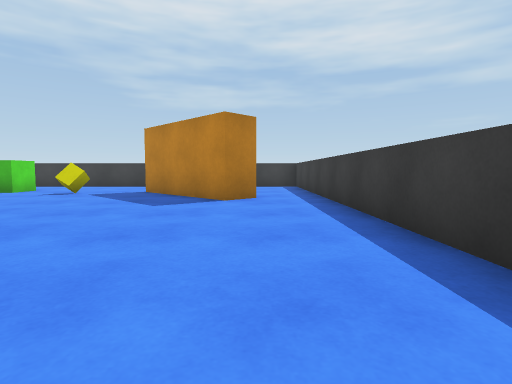
view 1 (above)

18 first-person views from a walk through a 3-D level made in the Unity game engine. The camera is 0.68 m above the floor, tilts 4° down and sees 80° across. The floor is counted in squares, 1 m on a side. Each view is taken from the middle of a square. On the plan, view 1 faces up. The plan holds only what a view shows up to about 10 squares ahead; the rest is blank. The player is left out.

view 2
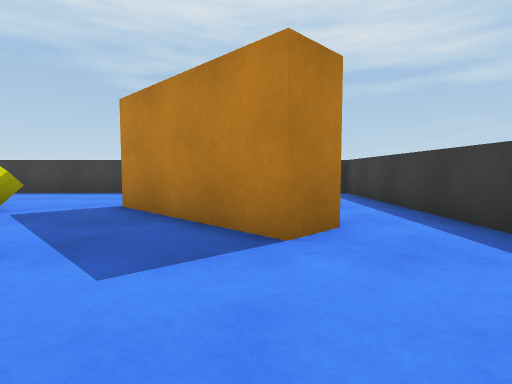

view 3
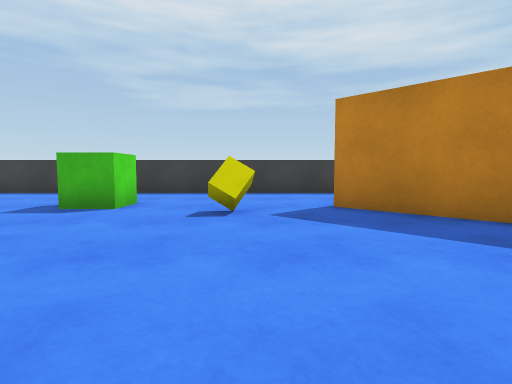

view 4
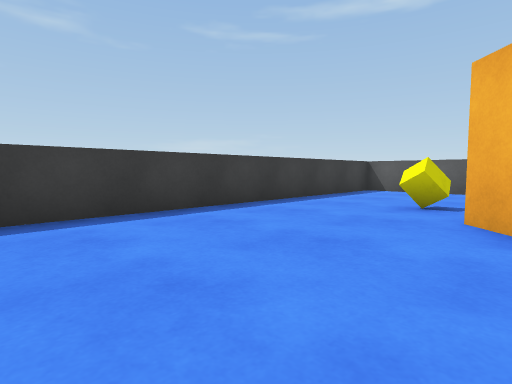

view 5
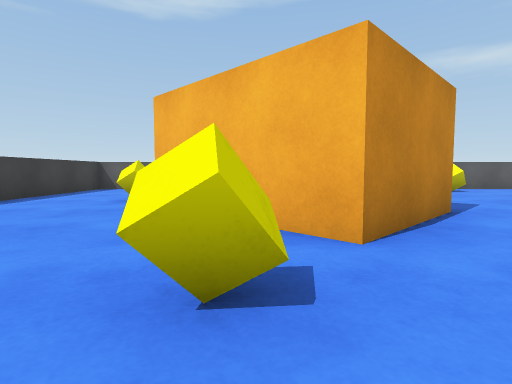

view 6
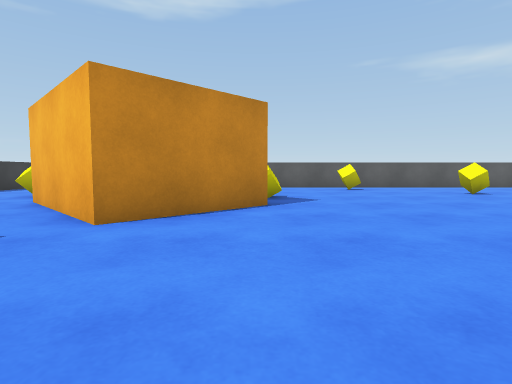

view 7
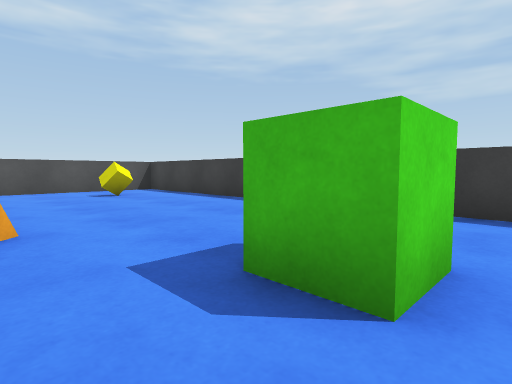

view 8
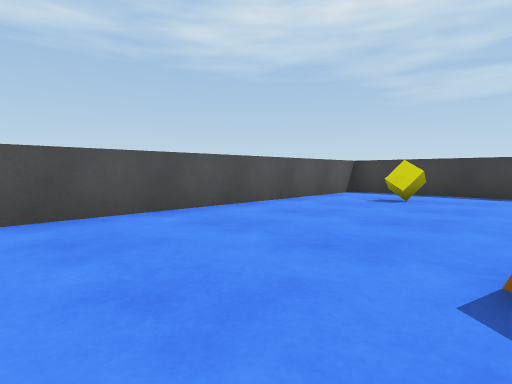

view 9
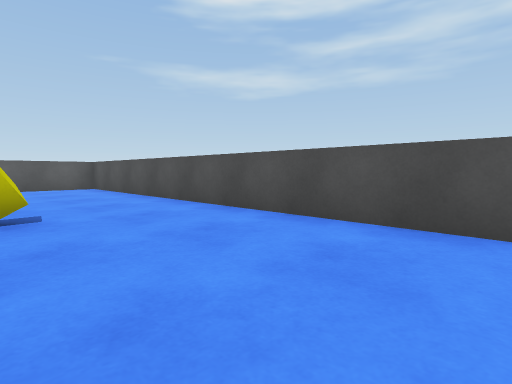

view 10
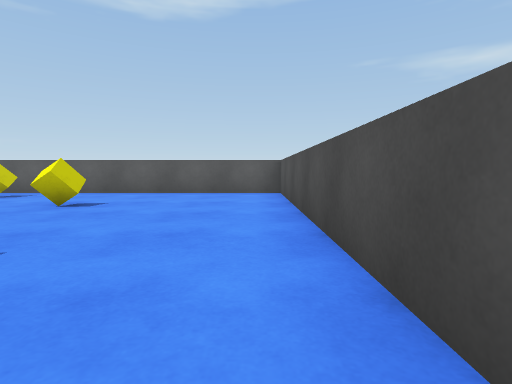

view 11
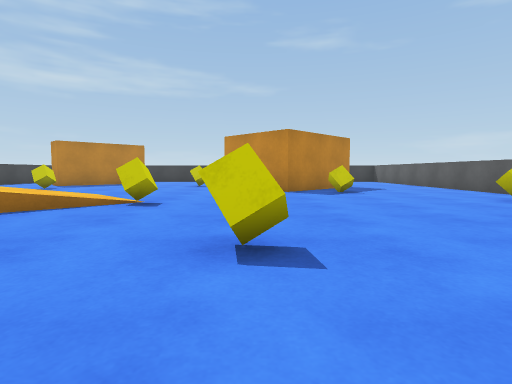

view 12
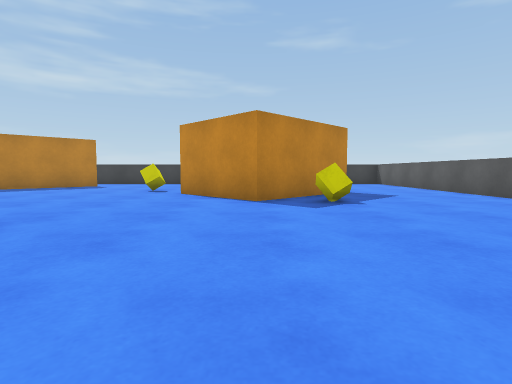

view 13
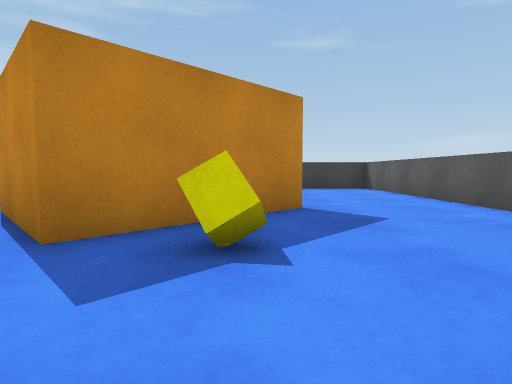

view 14
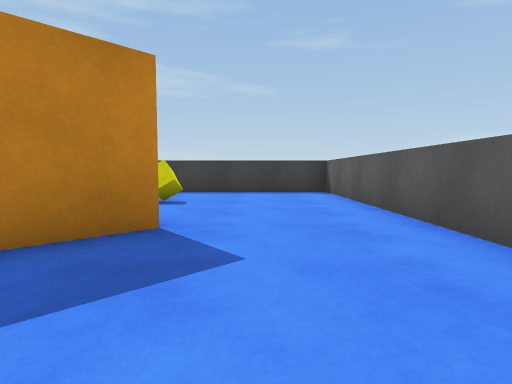

view 15
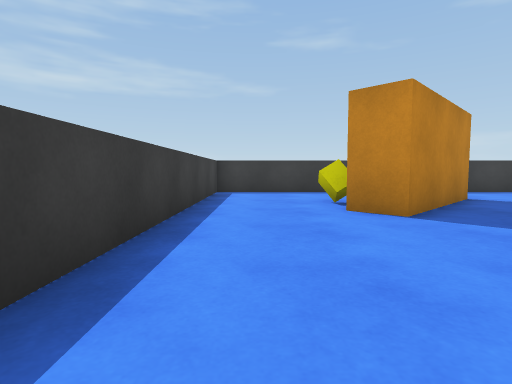

view 16
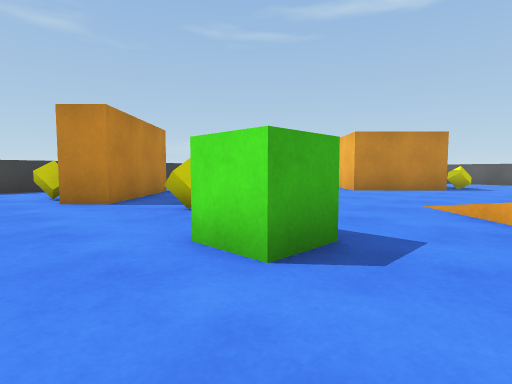

view 17
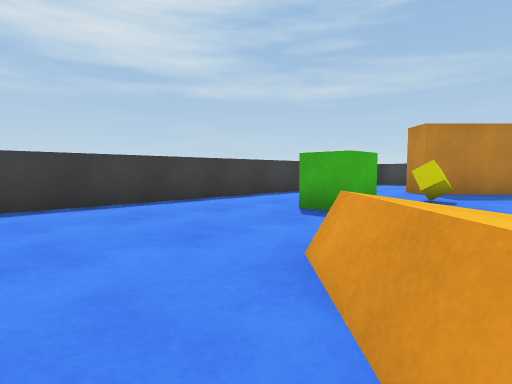

view 18
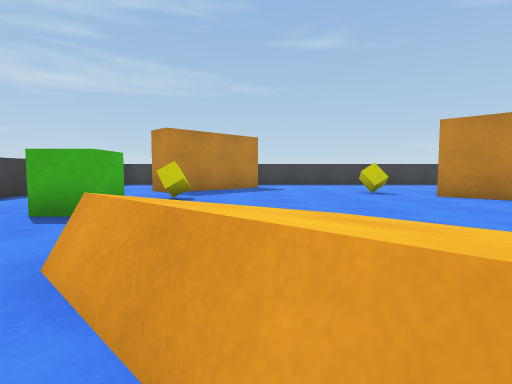

### Floor plan
Points are (right, up) in squares from view 1. A wall is a line through its corners. A room is listed if a view was taken in it or the views show most of it. See-through windows are left out.
Room 1 (views 1, 2, 3, 4, 5, 6, 7, 8, 9, 10, 11, 12, 13, 14, 15, 16, 17, 18)
walls: (-4.3, -2.9) (-7.2, 0) (-5, 2.2) (-2.1, -0.7); (0, 7.6) (-0.7, 6.9) (-3.5, 9.7) (-2.8, 10.5); (1.7, 13.2) (-17.8, 13.2) (-17.8, -6.3) (1.7, -6.3) (1.7, 13.2)
low walls: (-12.3, 6.9) (-10.8, 8.4)
objects: yellow block (-15, 11); yellow block (-14, 1); yellow block (-13, -3); yellow block (-11, 3); yellow block (-10, -5); green cube (-8, 10); yellow block (-7, -2); yellow block (-5, 9); yellow block (-4, 3); yellow block (-2, 10); yellow block (-1, -2)

Positions as (right, up) in squares from view 1, and headings:
1: (0, 0), facing up
2: (-1, 4), facing up
3: (-5, 4), facing up
4: (-3, 4), facing down-right
5: (-4, 5), facing down
6: (-7, 6), facing down
7: (-7, 8), facing up-left
8: (-13, 4), facing up-left
9: (-14, 6), facing down-left
10: (-17, 3), facing down
11: (-17, 1), facing right
12: (-14, 0), facing right
13: (-10, -2), facing right
14: (-8, -4), facing right
15: (-8, 12), facing right
16: (-10, 12), facing down-right
17: (-13, 7), facing up-right
18: (-13, 7), facing right
